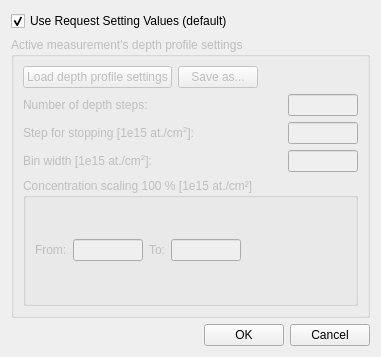
<?xml version="1.0" encoding="UTF-8"?>
<ui version="4.0">
 <class>Dialog</class>
 <widget class="QDialog" name="Dialog">
  <property name="geometry">
   <rect>
    <x>0</x>
    <y>0</y>
    <width>381</width>
    <height>357</height>
   </rect>
  </property>
  <property name="minimumSize">
   <size>
    <width>0</width>
    <height>0</height>
   </size>
  </property>
  <property name="maximumSize">
   <size>
    <width>16777215</width>
    <height>16777215</height>
   </size>
  </property>
  <property name="windowTitle">
   <string>Measurement's Depth Profile Settings</string>
  </property>
  <layout class="QVBoxLayout" name="verticalLayout">
   <item>
    <layout class="QVBoxLayout" name="verticalLayout_2">
     <item>
      <layout class="QHBoxLayout" name="horizontalLayout">
       <item>
        <widget class="QCheckBox" name="useRequestSettingsValuesCheckBox">
         <property name="text">
          <string>Use Request Setting Values (default)</string>
         </property>
         <property name="checked">
          <bool>true</bool>
         </property>
        </widget>
       </item>
       <item>
        <spacer name="horizontalSpacer">
         <property name="orientation">
          <enum>Qt::Horizontal</enum>
         </property>
         <property name="sizeHint" stdset="0">
          <size>
           <width>40</width>
           <height>20</height>
          </size>
         </property>
        </spacer>
       </item>
      </layout>
     </item>
     <item>
      <widget class="QGroupBox" name="depthProfileSettingsGroupBox">
       <property name="enabled">
        <bool>false</bool>
       </property>
       <property name="title">
        <string>Active measurement's depth profile settings</string>
       </property>
       <layout class="QGridLayout" name="gridLayout_2">
        <item row="5" column="0">
         <layout class="QHBoxLayout" name="horizontalLayout_36">
          <item>
           <widget class="QLabel" name="label_26">
            <property name="text">
             <string>&lt;html&gt;&lt;head/&gt;&lt;body&gt;&lt;p&gt;Step for stopping [1e15 at./cm&lt;span style=&quot; vertical-align:super;&quot;&gt;2&lt;/span&gt;]:&lt;/p&gt;&lt;/body&gt;&lt;/html&gt;</string>
            </property>
           </widget>
          </item>
          <item>
           <spacer name="horizontalSpacer_35">
            <property name="orientation">
             <enum>Qt::Horizontal</enum>
            </property>
            <property name="sizeHint" stdset="0">
             <size>
              <width>40</width>
              <height>20</height>
             </size>
            </property>
           </spacer>
          </item>
          <item>
           <widget class="QLineEdit" name="depthStepForStoppingLineEdit">
            <property name="minimumSize">
             <size>
              <width>70</width>
              <height>0</height>
             </size>
            </property>
            <property name="maximumSize">
             <size>
              <width>70</width>
              <height>16777215</height>
             </size>
            </property>
           </widget>
          </item>
         </layout>
        </item>
        <item row="0" column="0">
         <layout class="QHBoxLayout" name="horizontalLayout_37">
          <item>
           <widget class="QPushButton" name="loadDepthProfileSettingsButton">
            <property name="sizePolicy">
             <sizepolicy hsizetype="Preferred" vsizetype="Fixed">
              <horstretch>0</horstretch>
              <verstretch>0</verstretch>
             </sizepolicy>
            </property>
            <property name="text">
             <string>Load depth profile settings</string>
            </property>
           </widget>
          </item>
          <item>
           <widget class="QPushButton" name="saveDepthProfileSettingsButton">
            <property name="text">
             <string>Save as...</string>
            </property>
           </widget>
          </item>
          <item>
           <spacer name="horizontalSpacer_36">
            <property name="orientation">
             <enum>Qt::Horizontal</enum>
            </property>
            <property name="sizeHint" stdset="0">
             <size>
              <width>40</width>
              <height>20</height>
             </size>
            </property>
           </spacer>
          </item>
         </layout>
        </item>
        <item row="7" column="0">
         <layout class="QHBoxLayout" name="horizontalLayout_38">
          <item>
           <widget class="QGroupBox" name="groupBox_9">
            <property name="title">
             <string>Concentration scaling 100 % [1e15 at./cm²]</string>
            </property>
            <layout class="QGridLayout" name="gridLayout_5">
             <item row="0" column="0">
              <layout class="QHBoxLayout" name="horizontalLayout_4">
               <item>
                <widget class="QLabel" name="label_2">
                 <property name="text">
                  <string>&lt;html&gt;&lt;head/&gt;&lt;body&gt;&lt;p&gt;From:&lt;/p&gt;&lt;/body&gt;&lt;/html&gt;</string>
                 </property>
                </widget>
               </item>
               <item>
                <widget class="QLineEdit" name="depthsForConcentrationScalingLineEdit_1">
                 <property name="minimumSize">
                  <size>
                   <width>70</width>
                   <height>0</height>
                  </size>
                 </property>
                 <property name="maximumSize">
                  <size>
                   <width>70</width>
                   <height>16777215</height>
                  </size>
                 </property>
                </widget>
               </item>
               <item>
                <widget class="QLabel" name="label_3">
                 <property name="text">
                  <string>To:</string>
                 </property>
                </widget>
               </item>
               <item>
                <widget class="QLineEdit" name="depthsForConcentrationScalingLineEdit_2">
                 <property name="minimumSize">
                  <size>
                   <width>70</width>
                   <height>0</height>
                  </size>
                 </property>
                 <property name="maximumSize">
                  <size>
                   <width>70</width>
                   <height>16777215</height>
                  </size>
                 </property>
                </widget>
               </item>
               <item>
                <spacer name="horizontalSpacer_2">
                 <property name="orientation">
                  <enum>Qt::Horizontal</enum>
                 </property>
                 <property name="sizeHint" stdset="0">
                  <size>
                   <width>40</width>
                   <height>20</height>
                  </size>
                 </property>
                </spacer>
               </item>
              </layout>
             </item>
            </layout>
           </widget>
          </item>
         </layout>
        </item>
        <item row="6" column="0">
         <layout class="QHBoxLayout" name="horizontalLayout_39">
          <item>
           <widget class="QLabel" name="label_27">
            <property name="text">
             <string>&lt;html&gt;&lt;head/&gt;&lt;body&gt;&lt;p&gt;Bin width [1e15 at./cm&lt;span style=&quot; vertical-align:super;&quot;&gt;2&lt;/span&gt;]:&lt;/p&gt;&lt;/body&gt;&lt;/html&gt;</string>
            </property>
           </widget>
          </item>
          <item>
           <spacer name="horizontalSpacer_37">
            <property name="orientation">
             <enum>Qt::Horizontal</enum>
            </property>
            <property name="sizeHint" stdset="0">
             <size>
              <width>40</width>
              <height>20</height>
             </size>
            </property>
           </spacer>
          </item>
          <item>
           <widget class="QLineEdit" name="depthStepForOutputLineEdit">
            <property name="minimumSize">
             <size>
              <width>70</width>
              <height>0</height>
             </size>
            </property>
            <property name="maximumSize">
             <size>
              <width>70</width>
              <height>16777215</height>
             </size>
            </property>
           </widget>
          </item>
         </layout>
        </item>
        <item row="2" column="0">
         <layout class="QHBoxLayout" name="horizontalLayout_3">
          <item>
           <widget class="QLabel" name="label">
            <property name="text">
             <string>Number of depth steps:</string>
            </property>
           </widget>
          </item>
          <item>
           <spacer name="horizontalSpacer_4">
            <property name="orientation">
             <enum>Qt::Horizontal</enum>
            </property>
            <property name="sizeHint" stdset="0">
             <size>
              <width>40</width>
              <height>20</height>
             </size>
            </property>
           </spacer>
          </item>
          <item>
           <widget class="QLineEdit" name="numberOfDepthStepsLineEdit">
            <property name="minimumSize">
             <size>
              <width>70</width>
              <height>0</height>
             </size>
            </property>
            <property name="maximumSize">
             <size>
              <width>70</width>
              <height>16777215</height>
             </size>
            </property>
           </widget>
          </item>
         </layout>
        </item>
       </layout>
      </widget>
     </item>
    </layout>
   </item>
   <item>
    <layout class="QHBoxLayout" name="horizontalLayout_2">
     <item>
      <spacer name="horizontalSpacer_3">
       <property name="orientation">
        <enum>Qt::Horizontal</enum>
       </property>
       <property name="sizeHint" stdset="0">
        <size>
         <width>40</width>
         <height>20</height>
        </size>
       </property>
      </spacer>
     </item>
     <item>
      <widget class="QPushButton" name="OKButton">
       <property name="text">
        <string>OK</string>
       </property>
      </widget>
     </item>
     <item>
      <widget class="QPushButton" name="cancelButton">
       <property name="text">
        <string>Cancel</string>
       </property>
      </widget>
     </item>
    </layout>
   </item>
  </layout>
 </widget>
 <tabstops>
  <tabstop>useRequestSettingsValuesCheckBox</tabstop>
  <tabstop>OKButton</tabstop>
  <tabstop>cancelButton</tabstop>
  <tabstop>loadDepthProfileSettingsButton</tabstop>
  <tabstop>saveDepthProfileSettingsButton</tabstop>
  <tabstop>depthStepForStoppingLineEdit</tabstop>
  <tabstop>depthStepForOutputLineEdit</tabstop>
  <tabstop>depthsForConcentrationScalingLineEdit_1</tabstop>
  <tabstop>depthsForConcentrationScalingLineEdit_2</tabstop>
 </tabstops>
 <resources/>
 <connections>
  <connection>
   <sender>useRequestSettingsValuesCheckBox</sender>
   <signal>toggled(bool)</signal>
   <receiver>depthProfileSettingsGroupBox</receiver>
   <slot>setDisabled(bool)</slot>
   <hints>
    <hint type="sourcelabel">
     <x>56</x>
     <y>23</y>
    </hint>
    <hint type="destinationlabel">
     <x>52</x>
     <y>45</y>
    </hint>
   </hints>
  </connection>
 </connections>
</ui>
